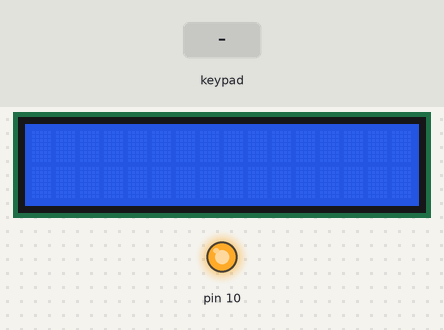
A program run on a simulated Arduino Uno, built with avr-gcc and run on an emulated ATmega328P. Parts: 16×2 character LCD, output pins drawn as LEDs (lit = HIGH). The inputs (shaded band) are chosen by the test bench.

Above: at 1.2 s.
1.3 s: keypad keys 9 8 7 # pressed 0.4 s apart
At 3.2 s:
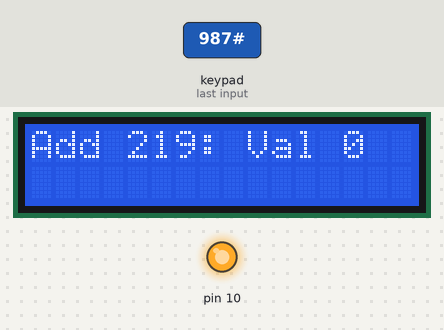
4.4 s: key '#' pressed
At 5.6 s:
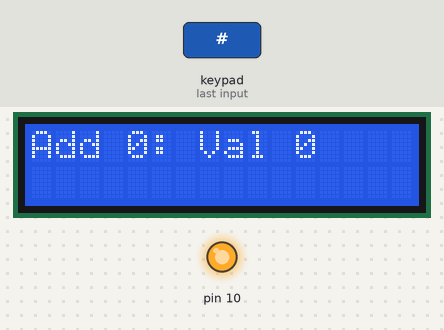
5.9 s: keypad keys 1 3 9 # pressed 0.4 s apart
At 6.2 s:
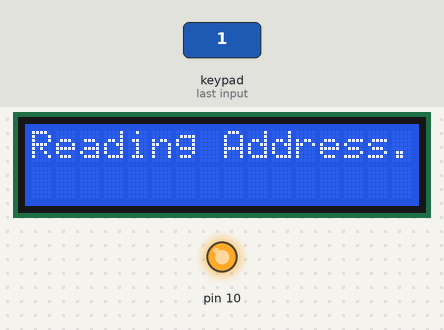
9.0 s: key '1' pressed
Timing chart, 0 to 11.5 s (numbered marks = the images above; inputs shaded):
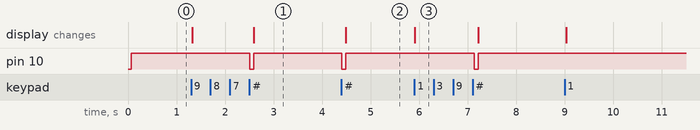

The program:

main.cpp
```cpp
#include <Arduino.h>
#include <LiquidCrystal.h>
#include <Keypad.h>
#include <SPI.h>

#define BUTTON 2
#define ADDRESS_READ 0
#define VALUE_READ 1
#define NOP 3

const byte ROWS = 4; //four rows
const byte COLS = 3; //three columns

char keys[ROWS][COLS] = {
{'1','2','3'},
{'4','5','6'},
{'7','8','9'},
{'*','0','#'}
};
byte rowPins[ROWS] = {2, A4, A5, A3};
byte colPins[COLS] = {9, 8, 7};

const int rs = 5, en = 4, d4 = 6, d5 = 3, d6 = 1, d7 = 0;
LiquidCrystal lcd(rs, en, d4, d5, d6, d7);

Keypad kpd = Keypad( makeKeymap(keys), rowPins, colPins, ROWS, COLS );

volatile byte address, value, operation_mode, recieved_value;
char message[50];

int getKeyPadValue() {
   if (kpd.getKeys())
    {
        for (int i=0; i<LIST_MAX; i++)
        {
            if ( kpd.key[i].stateChanged && kpd.key[i].kstate == PRESSED )
            {
              return kpd.key[i].kchar;
            }
        }
    }
    return -1;
}

void initialize_values() {
  address = 0;
  value = 0;
  operation_mode = ADDRESS_READ;
}

void accumulate_address(int v) {
  address = 10 * address + v;
}

void accumulate_value(int v) {
  value = 10 * value + v;
}

void initialize_spi_master() {
  SPI.begin();
  SPI.setClockDivider(SPI_CLOCK_DIV8);
  digitalWrite(SS,HIGH);
}

void setup() {
  lcd.begin(16, 2);
  initialize_values();
  initialize_spi_master();
}

void write_on_lcd(const char* message) {
  lcd.clear();
  lcd.println(message);
  delay(20);
}

void spi_transfer_store_command() {
  SPI.transfer(address);
  delay(20);
  SPI.transfer(value);
  delay(20);
}

int spi_transfer_load_command() {
  int tmp;
  SPI.transfer(address);
  delay(20);
  tmp = SPI.transfer(NOP);
  delay(20);
  return tmp;
}

void spi_init_transfer_command() {
  digitalWrite(SS, LOW);
  SPI.transfer(operation_mode);
  delay(20);
}

void spi_end_transfer_command(){
  digitalWrite(SS, HIGH);
}

void loop() {
  int keypad_value;
  if((keypad_value = getKeyPadValue()) != -1) {
    if(keypad_value >= '0' && keypad_value <= '9') {
      if (operation_mode == ADDRESS_READ)
        {
          accumulate_address(keypad_value - '0');
          write_on_lcd("Reading Address...");
        }
        else if(operation_mode == VALUE_READ) {
          accumulate_value(keypad_value - '0');
          write_on_lcd("Reading value...");
        }
     }
     else if (keypad_value == '*') {
       operation_mode = VALUE_READ;
     }
     else if (keypad_value == '#') {
      spi_init_transfer_command();
      if (operation_mode == VALUE_READ)
       {
        spi_transfer_store_command();
       } else if (operation_mode == ADDRESS_READ)
       {
        recieved_value = spi_transfer_load_command();
        sprintf(message, "Add %d: Val %d", address, recieved_value);
        write_on_lcd(message);
       }
      spi_end_transfer_command();
      initialize_values();
     }
   }
  delay(50);
}
```

Measured:
- after the input at 1.3 s, pin 10: HIGH → LOW after 1.2 s, → HIGH 0.08 s later; the display: first changes at once (image 1 shows a later state)
- after the input at 4.4 s, pin 10: HIGH → LOW at once, → HIGH 0.08 s later; the display: changes after 0.09 s (image 2)
- after the input at 5.9 s, pin 10: HIGH → LOW after 1.2 s, → HIGH 0.08 s later; the display: changes at once (image 3)
